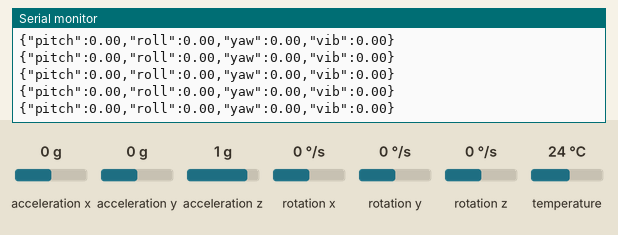
Simulated run of this sketch. Board: ESP32. Parts: the last lines printed to the serial monitor. The test bench sets the inputs (shaded band); at power-on: acceleration x 0 g, acceleration y 0 g, acceleration z 1 g, rotation z 0 °/s, rotation x 0 °/s, rotation y 0 °/s, temperature 24 °C.

Above: at 1.2 s.
1.3 s: acceleration x set to -1.4 g
At 1.33 s:
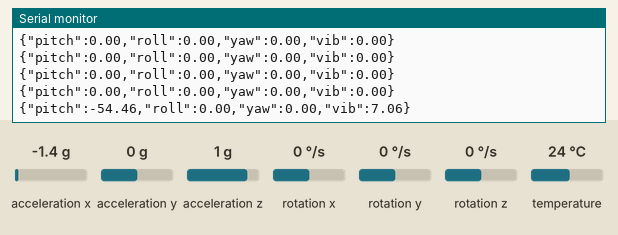
2.8 s: acceleration y set to -1.4 g
At 2.8 s:
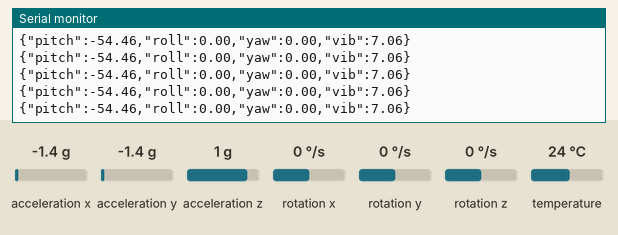
4.3 s: acceleration z set to -1.4 g
At 4.33 s:
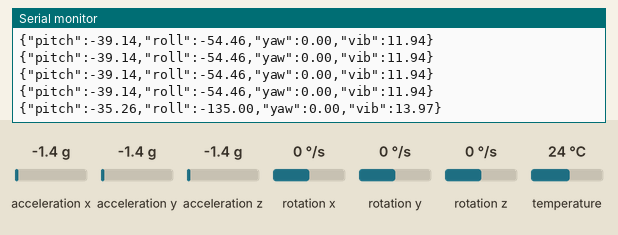
5.8 s: rotation z set to -192 °/s
At 5.8 s:
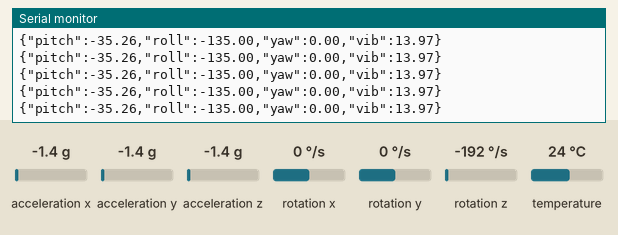
Timing chart, 0 to 8.3 s (numbered marks = the images above; inputs shaded):
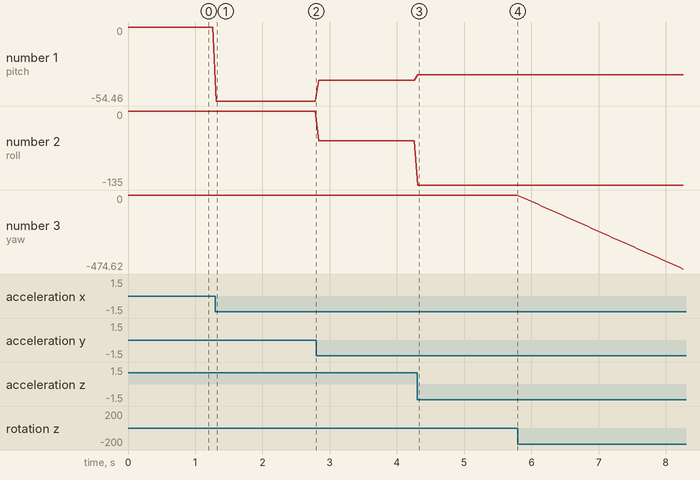

Measured:
- after the input at 1.3 s, the serial monitor: prints a new line at once (image 1)
- after the input at 4.3 s, the serial monitor: prints a new line at once (image 3)
- plotted number 1: 0 → -54.46 after the input at 1.3 s, -54.46 → -39.14 after the input at 2.8 s, -39.14 → -35.26 after the input at 4.3 s
- plotted number 2: -54.46 → -135 after the input at 4.3 s
- plotted number 3: 0 → -474.62 after the input at 5.8 s

The sketch:

bracelet.ino
```cpp
#include <Wire.h>
#include <Adafruit_MPU6050.h>
#include <Adafruit_Sensor.h>

Adafruit_MPU6050 mpu;
#define I2C_SDA 25
#define I2C_SCL 26

float yaw = 0;
unsigned long tempsPrecedent = 0;

void setup() {
  Serial.begin(115200);
  Wire.begin(I2C_SDA, I2C_SCL);

  if (!mpu.begin()) {
    Serial.println("Erreur MPU6050");
    while (1) { delay(10); }
  }
  mpu.setAccelerometerRange(MPU6050_RANGE_4_G);
  mpu.setGyroRange(MPU6050_RANGE_500_DEG);
  mpu.setFilterBandwidth(MPU6050_BAND_94_HZ); // Bande passante élargie pour capter les vibrations

  tempsPrecedent = millis();
}

void loop() {
  sensors_event_t a, g, temp;
  mpu.getEvent(&a, &g, &temp);

  unsigned long tempsActuel = millis();
  float dt = (tempsActuel - tempsPrecedent) / 1000.0;
  tempsPrecedent = tempsActuel;

  // 1. Angles (Pitch, Roll, Yaw)
  float pitch = atan2(a.acceleration.x, sqrt(a.acceleration.y * a.acceleration.y + a.acceleration.z * a.acceleration.z)) * 180.0 / PI;
  float roll = atan2(a.acceleration.y, a.acceleration.z) * 180.0 / PI;

  if (abs(g.gyro.z) > 0.05) {
    yaw += (g.gyro.z * 180.0 / PI) * dt;
  }

  // 2. Calcul de l'intensité de vibration (en m/s²)
  // Magnitude totale des 3 axes moins la gravité terrestre (9.81)
  float accelTotale = sqrt(pow(a.acceleration.x, 2) + pow(a.acceleration.y, 2) + pow(a.acceleration.z, 2));
  float vibration = abs(accelTotale - 9.81);
  if (vibration < 0.3) vibration = 0.0; // Ignore le bruit de fond au repos

  // 3. Envoi des 4 valeurs en JSON
  Serial.print("{\"pitch\":"); Serial.print(pitch);
  Serial.print(",\"roll\":"); Serial.print(roll);
  Serial.print(",\"yaw\":"); Serial.print(yaw);
  Serial.print(",\"vib\":"); Serial.print(vibration);
  Serial.println("}");

  delay(50);
}
```
